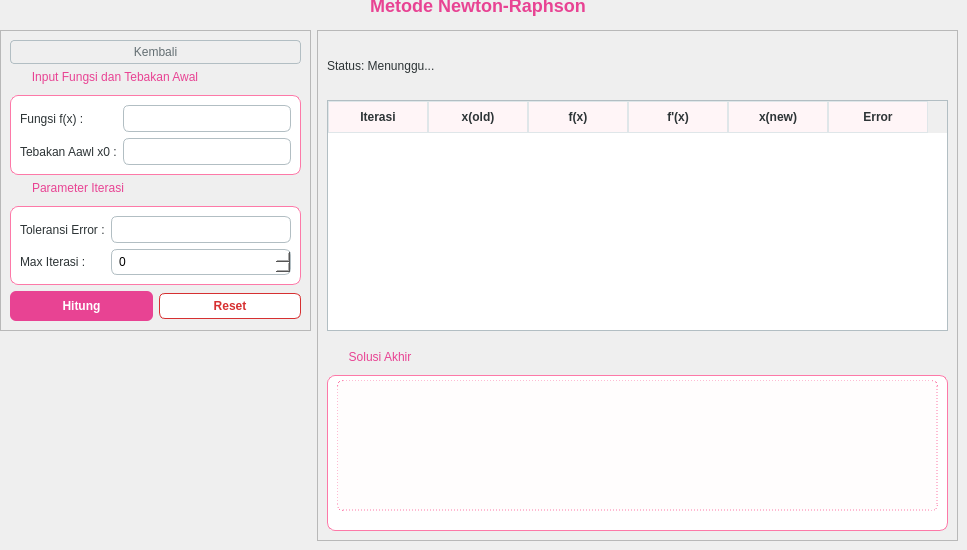
      <widget class="QWidget" name="pageNewtonRapshon">
       <property name="styleSheet">
        <string notr="true">/* === TEMA NEWTON-RAPHSON: MAGENTA SPEED ⚡ === */

/* 1. LABEL &amp; JUDUL */
QLabel {
    color: #2d3436;
}
/* Judul Halaman */
QLabel#labelJudulNewtonRaphson {
    font-size: 18px;
    font-weight: bold;
    color: #e84393; /* Judul Warna Magenta */
}

/* 2. GROUP BOX (KOTAK KONTAINER) */
QGroupBox {
    border: 1px solid #fd79a8; /* Border Pink */
    border-radius: 8px;
    margin-top: 25px;
    background-color: #ffffff;
}
QGroupBox::title {
    subcontrol-origin: margin;
    left: 15px;
    padding: 0 5px;
    color: #e84393; /* Judul Group Pink */
    font-weight: bold;
}

/* 3. TABEL HASIL */
QTableWidget {
    border: 1px solid #b2bec3;
    gridline-color: #dfe6e9;
    selection-background-color: #fd79a8; /* Warna saat baris diklik (Pink) */
    selection-color: #ffffff;
}
QHeaderView::section {
    background-color: #fff5f7; /* Header Pink Sangat Muda/Pucat */
    color: #2d3436;
    font-weight: bold;
    border: 1px solid #dfe6e9;
    padding: 6px;
}

/* 4. INPUT FIELDS (Kotak Ketik) */
QLineEdit, QSpinBox {
    border: 1px solid #b2bec3;
    border-radius: 6px;
    padding: 5px;
    background-color: #ffffff;
}
/* Saat diklik jadi warna Magenta */
QLineEdit:focus, QSpinBox:focus {
    border: 2px solid #e84393; 
    background-color: #fff0f6;
}

/* ============================================
   🚀 TOMBOL UTAMA (HITUNG) - MAGENTA
   ============================================ */
QPushButton#btnHitungNewton {
    background-color: #e84393; /* Warna Dasar Magenta */
    color: white;
    border-radius: 6px;
    padding: 8px 20px;
    font-weight: bold;
    border: none;
}
QPushButton#btnHitungNewton:hover {
    background-color: #fd79a8; /* Jadi lebih terang saat didekati mouse */
}
QPushButton#btnHitungNewton:pressed {
    background-color: #d63031; /* Jadi merah saat ditekan */
}

/* ============================================
   🔄 TOMBOL RESET - MERAH OUTLINE
   ============================================ */
QPushButton#btnResetNewton {
    background-color: #ffffff;
    color: #d63031;
    border: 1px solid #d63031;
    border-radius: 6px;
    padding: 5px 15px;
    font-weight: bold;
}
QPushButton#btnResetNewton:hover {
    background-color: #d63031;
    color: white;
}

/* ============================================
   🔙 TOMBOL KEMBALI - ABU-ABU NETRAL
   ============================================ */
QPushButton#btnKembaliNewton {
    background-color: transparent;
    border: 1px solid #b2bec3;
    border-radius: 4px;
    color: #636e72;
    padding: 4px 10px;
}
QPushButton#btnKembaliNewton:hover {
    background-color: #dfe6e9;
    color: #2d3436;
}

/* 6. KOTAK SOLUSI (HASIL AKHIR) */
QTextEdit {
    background-color: #fffdfd; /* Putih kemerahan dikit */
    border: 1px dashed #fd79a8;
    border-radius: 6px;
    font-family: &quot;Consolas&quot;, monospace;
}</string>
       </property>
       <widget class="QLabel" name="labelJudulNewtonRaphson">
        <property name="geometry">
         <rect>
          <x>170</x>
          <y>-10</y>
          <width>616</width>
          <height>31</height>
         </rect>
        </property>
        <property name="font">
         <font>
          <family>Segoe UI</family>
          <pointsize>-1</pointsize>
          <bold>true</bold>
         </font>
        </property>
        <property name="text">
         <string>Metode Newton-Raphson</string>
        </property>
        <property name="textFormat">
         <enum>Qt::TextFormat::AutoText</enum>
        </property>
        <property name="alignment">
         <set>Qt::AlignmentFlag::AlignCenter</set>
        </property>
       </widget>
       <widget class="QFrame" name="frame_19">
        <property name="geometry">
         <rect>
          <x>317</x>
          <y>30</y>
          <width>641</width>
          <height>511</height>
         </rect>
        </property>
        <property name="frameShape">
         <enum>QFrame::Shape::StyledPanel</enum>
        </property>
        <property name="frameShadow">
         <enum>QFrame::Shadow::Raised</enum>
        </property>
        <widget class="QTableWidget" name="tableHasilNewton">
         <property name="geometry">
          <rect>
           <x>10</x>
           <y>70</y>
           <width>621</width>
           <height>231</height>
          </rect>
         </property>
         <property name="editTriggers">
          <set>QAbstractItemView::EditTrigger::NoEditTriggers</set>
         </property>
         <property name="alternatingRowColors">
          <bool>true</bool>
         </property>
         <property name="selectionBehavior">
          <enum>QAbstractItemView::SelectionBehavior::SelectRows</enum>
         </property>
         <column>
          <property name="text">
           <string>Iterasi</string>
          </property>
         </column>
         <column>
          <property name="text">
           <string>x(old)</string>
          </property>
         </column>
         <column>
          <property name="text">
           <string>f(x)</string>
          </property>
         </column>
         <column>
          <property name="text">
           <string>f'(x)</string>
          </property>
         </column>
         <column>
          <property name="text">
           <string>x(new)</string>
          </property>
         </column>
         <column>
          <property name="text">
           <string>Error</string>
          </property>
         </column>
        </widget>
        <widget class="QLabel" name="labelStatusNewton">
         <property name="geometry">
          <rect>
           <x>10</x>
           <y>20</y>
           <width>431</width>
           <height>31</height>
          </rect>
         </property>
         <property name="text">
          <string>Status: Menunggu...</string>
         </property>
        </widget>
        <widget class="QGroupBox" name="groupBox_18">
         <property name="geometry">
          <rect>
           <x>10</x>
           <y>320</y>
           <width>621</width>
           <height>181</height>
          </rect>
         </property>
         <property name="title">
          <string>Solusi Akhir</string>
         </property>
         <widget class="QTextEdit" name="txtSolusiNewton">
          <property name="geometry">
           <rect>
            <x>10</x>
            <y>30</y>
            <width>601</width>
            <height>131</height>
           </rect>
          </property>
          <property name="readOnly">
           <bool>true</bool>
          </property>
         </widget>
        </widget>
       </widget>
       <widget class="QFrame" name="frame_20">
        <property name="geometry">
         <rect>
          <x>0</x>
          <y>30</y>
          <width>311</width>
          <height>301</height>
         </rect>
        </property>
        <property name="frameShape">
         <enum>QFrame::Shape::StyledPanel</enum>
        </property>
        <property name="frameShadow">
         <enum>QFrame::Shadow::Raised</enum>
        </property>
        <layout class="QGridLayout" name="gridLayout_7">
         <item row="0" column="0">
          <widget class="QPushButton" name="btnKembaliNewton">
           <property name="text">
            <string>Kembali</string>
           </property>
          </widget>
         </item>
         <item row="1" column="0">
          <layout class="QGridLayout" name="gridLayout_8">
           <item row="0" column="0">
            <widget class="QGroupBox" name="groupBox_19">
             <property name="title">
              <string>Input Fungsi dan Tebakan Awal</string>
             </property>
             <layout class="QGridLayout" name="gridLayout_9">
              <item row="0" column="0">
               <layout class="QHBoxLayout" name="horizontalLayout_9">
                <item>
                 <layout class="QVBoxLayout" name="verticalLayout_11">
                  <item>
                   <widget class="QLabel" name="label_10">
                    <property name="text">
                     <string>Fungsi f(x) :</string>
                    </property>
                   </widget>
                  </item>
                  <item>
                   <widget class="QLabel" name="label_11">
                    <property name="text">
                     <string>Tebakan Aawl x0 :</string>
                    </property>
                   </widget>
                  </item>
                 </layout>
                </item>
                <item>
                 <layout class="QVBoxLayout" name="verticalLayout_12">
                  <item>
                   <widget class="QLineEdit" name="inputFungsiNewton"/>
                  </item>
                  <item>
                   <widget class="QLineEdit" name="inputX0Newton"/>
                  </item>
                 </layout>
                </item>
               </layout>
              </item>
             </layout>
            </widget>
           </item>
           <item row="1" column="0">
            <widget class="QGroupBox" name="groupBox_20">
             <property name="title">
              <string>Parameter Iterasi</string>
             </property>
             <layout class="QGridLayout" name="gridLayout_10">
              <item row="0" column="0">
               <layout class="QHBoxLayout" name="horizontalLayout_10">
                <item>
                 <layout class="QVBoxLayout" name="verticalLayout_13">
                  <item>
                   <widget class="QLabel" name="label_18">
                    <property name="text">
                     <string>Toleransi Error :</string>
                    </property>
                   </widget>
                  </item>
                  <item>
                   <widget class="QLabel" name="label_19">
                    <property name="text">
                     <string>Max Iterasi :</string>
                    </property>
                   </widget>
                  </item>
                 </layout>
                </item>
                <item>
                 <layout class="QVBoxLayout" name="verticalLayout_14">
                  <item>
                   <widget class="QLineEdit" name="inputTolNewton"/>
                  </item>
                  <item>
                   <widget class="QSpinBox" name="inputIterNewton"/>
                  </item>
                 </layout>
                </item>
               </layout>
              </item>
             </layout>
            </widget>
           </item>
          </layout>
         </item>
         <item row="2" column="0">
          <layout class="QHBoxLayout" name="horizontalLayout_11">
           <item>
            <widget class="QPushButton" name="btnHitungNewton">
             <property name="text">
              <string>Hitung</string>
             </property>
            </widget>
           </item>
           <item>
            <widget class="QPushButton" name="btnResetNewton">
             <property name="text">
              <string>Reset</string>
             </property>
            </widget>
           </item>
          </layout>
         </item>
        </layout>
       </widget>
      </widget>
